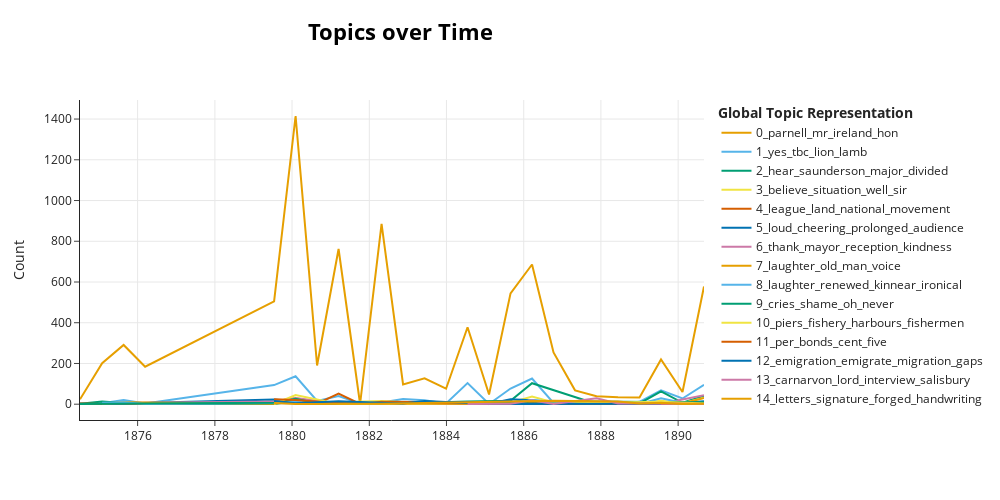

Notebook cell for this chart:
### Markdown cell above
### Topics over Time

### Code cell
model_time = bertopic_time(topic_model_df, model_data)
model_time

### Figure 1 — Plotly figure (JSON) as saved in the notebook; plotly's stock layout.template omitted (floating-point values rounded to 4 significant figures)
{"data": [{"hoverinfo": "text", "hovertext": ["<b>Topic 0</b><br>Words: chair, interval, stewart, sheriff, parnell", "<b>Topic 0</b><br>Words: parnell, mr, militia, meath, whether", "<b>Topic 0</b><br>Words: parnell, mr, whether, condon, meath", "<b>Topic 0</b><br>Words: parnell, mr, prisoners, adjournment, whiskey", "<b>Topic 0</b><br>Words: landlords, land, parnell, famine, tenants", "<b>Topic 0</b><br>Words: parnell, mr, ireland, county, land", "<b>Topic 0</b><br>Words: parnell, mr, estimates, hon, government", "<b>Topic 0</b><br>Words: tenants, rent, land, tenant, court", "<b>Topic 0</b><br>Words: gladstone, parnell, mr, ireland, hon", "<b>Topic 0</b><br>Words: parnell, mr, hon, learned, person", "<b>Topic 0</b><br>Words: improvements, rent, tenants, tenant, landlord", "<b>Topic 0</b><br>Words: act, parnell, mr, franchise, coercion", "<b>Topic 0</b><br>Words: democracy, constitutional, settled, present, land", "<b>Topic 0</b><br>Words: labourer, parnell, shall, secure, farmer", "<b>Topic 0</b><br>Words: underlined, hear, shall, parliament, claim", "<b>Topic 0</b><br>Words: shea, lynch, mr, captain, galway", "<b>Topic 0</b><br>Words: ulster, gentleman, right, hon, protestants", "<b>Topic 0</b><br>Words: jury, hon, tenants, coercion, gentleman", "<b>Topic 0</b><br>Words: rents, hon, gentleman, revision, liberal", "<b>Topic 0</b><br>Words: campaign, rome, plan, disastrous, renewed", "<b>Topic 0</b><br>Words: boycotting, learned, speech, advocating, gentleman", "<b>Topic 0</b><br>Words: empire, great, platform, ireland, without", "<b>Topic 0</b><br>Words: prisoners, ireland, political, tenants, prison", "<b>Topic 0</b><br>Words: right, local, gentleman, munster, connaught", "<b>Topic 0</b><br>Words: parnell, mr, question, ireland, irish"], "marker": {"color": "#E69F00"}, "mode": "lines", "name": "0_parnell_mr_ireland_hon", "type": "scatter", "x": ["1874-07-04T21:34:33.600000", "1875-01-30T08:48:00", "1875-08-21T17:36:00", "1876-03-12T02:24:00", "1879-07-15T07:12:00", "1880-02-03T16:00:00", "1880-08-25T00:48:00", "1881-03-16T09:36:00", "1881-10-05T18:24:00", "1882-04-27T03:12:00", "1882-11-16T12:00:00", "1883-06-07T20:48:00", "1883-12-28T05:36:00", "1884-07-18T14:24:00", "1885-02-06T23:12:00", "1885-08-29T08:00:00", "1886-03-20T16:48:00", "1886-10-10T01:36:00", "1887-05-01T10:24:00", "1887-11-20T19:12:00", "1888-06-11T04:00:00", "1888-12-31T12:48:00", "1889-07-22T21:36:00", "1890-02-11T06:24:00", "1890-09-02T15:12:00"], "y": [24, 201, 291, 184, 505, 1415, 190, 762, 1, 885, 97, 127, 76, 378, 48, 544, 686, 254, 68, 39, 34, 33, 220, 60, 578]}, {"hoverinfo": "text", "hovertext": ["<b>Topic 1</b><br>Words: yes, tbc, lion, lamb, uproar", "<b>Topic 1</b><br>Words: yes, tbc, lion, lamb, uproar", "<b>Topic 1</b><br>Words: yes, tbc, lion, lamb, uproar", "<b>Topic 1</b><br>Words: yes, tbc, lion, lamb, uproar", "<b>Topic 1</b><br>Words: tbc, yes, lion, lamb, uproar", "<b>Topic 1</b><br>Words: yes, tbc, lion, lamb, uproar", "<b>Topic 1</b><br>Words: uproar, sure, yes, tbc, lion", "<b>Topic 1</b><br>Words: yes, tbc, lion, lamb, uproar", "<b>Topic 1</b><br>Words: yes, tbc, lion, lamb, uproar", "<b>Topic 1</b><br>Words: yes, tbc, lion, lamb, uproar", "<b>Topic 1</b><br>Words: yes, tbc, lion, lamb, uproar", "<b>Topic 1</b><br>Words: yes, tbc, lion, lamb, uproar", "<b>Topic 1</b><br>Words: yes, tbc, lion, lamb, uproar", "<b>Topic 1</b><br>Words: yes, tbc, lion, lamb, uproar", "<b>Topic 1</b><br>Words: yes, tbc, lion, lamb, uproar", "<b>Topic 1</b><br>Words: lion, lamb, yes, certainly, tbc", "<b>Topic 1</b><br>Words: yes, tbc, lion, lamb, uproar", "<b>Topic 1</b><br>Words: still, yes, tbc, lion, lamb", "<b>Topic 1</b><br>Words: yes, tbc, lion, lamb, uproar", "<b>Topic 1</b><br>Words: yes, tbc, lion, lamb, uproar", "<b>Topic 1</b><br>Words: yes, tbc, lion, lamb, uproar", "<b>Topic 1</b><br>Words: yes, tbc, lion, lamb, uproar", "<b>Topic 1</b><br>Words: justly, yes, tbc, lion, lamb", "<b>Topic 1</b><br>Words: yes, tbc, lion, lamb, uproar", "<b>Topic 1</b><br>Words: yes, notice, tbc, lion, lamb"], "marker": {"color": "#56B4E9"}, "mode": "lines", "name": "1_yes_tbc_lion_lamb", "type": "scatter", "x": ["1874-07-04T21:34:33.600000", "1875-01-30T08:48:00", "1875-08-21T17:36:00", "1876-03-12T02:24:00", "1879-07-15T07:12:00", "1880-02-03T16:00:00", "1880-08-25T00:48:00", "1881-03-16T09:36:00", "1881-10-05T18:24:00", "1882-04-27T03:12:00", "1882-11-16T12:00:00", "1883-06-07T20:48:00", "1883-12-28T05:36:00", "1884-07-18T14:24:00", "1885-02-06T23:12:00", "1885-08-29T08:00:00", "1886-03-20T16:48:00", "1886-10-10T01:36:00", "1887-05-01T10:24:00", "1887-11-20T19:12:00", "1888-06-11T04:00:00", "1888-12-31T12:48:00", "1889-07-22T21:36:00", "1890-02-11T06:24:00", "1890-09-02T15:12:00"], "y": [5, 5, 20, 3, 94, 137, 16, 40, 3, 8, 26, 19, 4, 104, 1, 77, 126, 6, 9, 1, 1, 12, 68, 28, 95]}, {"hoverinfo": "text", "hovertext": ["<b>Topic 2</b><br>Words: hear, saunderson, major, divided, ship", "<b>Topic 2</b><br>Words: hear, saunderson, major, divided, ship", "<b>Topic 2</b><br>Words: hear, saunderson, major, divided, ship", "<b>Topic 2</b><br>Words: hear, saunderson, major, divided, ship", "<b>Topic 2</b><br>Words: hear, great, saunderson, major, divided", "<b>Topic 2</b><br>Words: hear, voice, saunderson, major, divided", "<b>Topic 2</b><br>Words: hear, saunderson, major, divided, ship", "<b>Topic 2</b><br>Words: hear, divided, let, saunderson, major", "<b>Topic 2</b><br>Words: hear, saunderson, major, divided, ship", "<b>Topic 2</b><br>Words: hear, saunderson, major, divided, ship", "<b>Topic 2</b><br>Words: hear, saunderson, major, divided, ship", "<b>Topic 2</b><br>Words: hear, saunderson, major, divided, ship", "<b>Topic 2</b><br>Words: hear, saunderson, major, divided, ship", "<b>Topic 2</b><br>Words: hear, saunderson, major, divided, ship", "<b>Topic 2</b><br>Words: hear, saunderson, major, divided, ship", "<b>Topic 2</b><br>Words: hear, saunderson, major, divided, ship", "<b>Topic 2</b><br>Words: hear, saunderson, major, divided, ship", "<b>Topic 2</b><br>Words: hear, ship, predict, build, venture"], "marker": {"color": "#009E73"}, "mode": "lines", "name": "2_hear_saunderson_major_divided", "type": "scatter", "x": ["1874-07-04T21:34:33.600000", "1875-01-30T08:48:00", "1875-08-21T17:36:00", "1876-03-12T02:24:00", "1879-07-15T07:12:00", "1880-02-03T16:00:00", "1880-08-25T00:48:00", "1881-03-16T09:36:00", "1882-11-16T12:00:00", "1883-06-07T20:48:00", "1884-07-18T14:24:00", "1885-08-29T08:00:00", "1886-03-20T16:48:00", "1887-11-20T19:12:00", "1888-12-31T12:48:00", "1889-07-22T21:36:00", "1890-02-11T06:24:00", "1890-09-02T15:12:00"], "y": [2, 13, 6, 1, 1, 16, 1, 6, 11, 7, 13, 17, 103, 1, 4, 63, 7, 41]}, {"hoverinfo": "text", "hovertext": ["<b>Topic 3</b><br>Words: record, particular, nothing, believe, situation", "<b>Topic 3</b><br>Words: mistaken, conquer, patient, faces, waited", "<b>Topic 3</b><br>Words: wasted, contrary, fact, believe, situation", "<b>Topic 3</b><br>Words: results, apiece, explaining, want, mistaken", "<b>Topic 3</b><br>Words: situation, misunderstood, please, untrue, absurdity", "<b>Topic 3</b><br>Words: yet, told, believe, situation, well", "<b>Topic 3</b><br>Words: telling, along, summing, let, brief", "<b>Topic 3</b><br>Words: results, div, statement, sir, preserved", "<b>Topic 3</b><br>Words: patient, win, thoughts, occurred, shall", "<b>Topic 3</b><br>Words: sir, absurd, another, point, well", "<b>Topic 3</b><br>Words: sir, ignorant, deny, facts, venture", "<b>Topic 3</b><br>Words: endorse, statement, therefore, entitled, little", "<b>Topic 3</b><br>Words: facts, accomplished, inaccurate, deprecated, apologise", "<b>Topic 3</b><br>Words: believe, well, denied, sir, mode", "<b>Topic 3</b><br>Words: phraseology, absurd, results, traced, eminently", "<b>Topic 3</b><br>Words: truth, examples, saying, already, well", "<b>Topic 3</b><br>Words: example, contradict, equality, wait, statements", "<b>Topic 3</b><br>Words: paris, went, amounts, thoughts, twice", "<b>Topic 3</b><br>Words: tried, results, probably, way, yet", "<b>Topic 3</b><br>Words: proof, example, boundless, offered, humbly", "<b>Topic 3</b><br>Words: situation, whip, defeated, remember, sent", "<b>Topic 3</b><br>Words: misled, interpretation, statement, satisfactory, sensible"], "marker": {"color": "#F0E442"}, "mode": "lines", "name": "3_believe_situation_well_sir", "type": "scatter", "x": ["1875-01-30T08:48:00", "1875-08-21T17:36:00", "1876-03-12T02:24:00", "1879-07-15T07:12:00", "1880-02-03T16:00:00", "1880-08-25T00:48:00", "1881-03-16T09:36:00", "1882-04-27T03:12:00", "1883-06-07T20:48:00", "1883-12-28T05:36:00", "1884-07-18T14:24:00", "1885-02-06T23:12:00", "1885-08-29T08:00:00", "1886-03-20T16:48:00", "1886-10-10T01:36:00", "1887-05-01T10:24:00", "1887-11-20T19:12:00", "1888-06-11T04:00:00", "1888-12-31T12:48:00", "1889-07-22T21:36:00", "1890-02-11T06:24:00", "1890-09-02T15:12:00"], "y": [1, 10, 2, 13, 31, 1, 9, 16, 5, 5, 4, 3, 7, 38, 9, 2, 6, 4, 3, 17, 5, 32]}, {"hoverinfo": "text", "hovertext": ["<b>Topic 4</b><br>Words: league, identifying, pleasure, seconding, rule", "<b>Topic 4</b><br>Words: taylor, contested, colonel, march, request", "<b>Topic 4</b><br>Words: league, land, national, received, disbursed", "<b>Topic 4</b><br>Words: league, land, national, programme, dollars", "<b>Topic 4</b><br>Words: league, halt, unmistakeably, owners, contemplate", "<b>Topic 4</b><br>Words: league, land, national, organisation, movement", "<b>Topic 4</b><br>Words: perfidious, disbanded, unrelenting, volunteers, league", "<b>Topic 4</b><br>Words: league, land, movement, national, organisation", "<b>Topic 4</b><br>Words: league, movement, national, land, formed", "<b>Topic 4</b><br>Words: unmindful, league, craze, cheapest, desert", "<b>Topic 4</b><br>Words: league, history, consecrated, land, town", "<b>Topic 4</b><br>Words: league, collins, underlined, president, land", "<b>Topic 4</b><br>Words: league, movement, banded, detractors, national", "<b>Topic 4</b><br>Words: league, national, branch, spot, pressure", "<b>Topic 4</b><br>Words: league, national, dissolved, alleged, became", "<b>Topic 4</b><br>Words: league, land, inquiry, attorney, proceedings", "<b>Topic 4</b><br>Words: registration, branch, central, decide, league", "<b>Topic 4</b><br>Words: league, neutral, national, successor, branch"], "marker": {"color": "#D55E00"}, "mode": "lines", "name": "4_league_land_national_movement", "type": "scatter", "x": ["1874-07-04T21:34:33.600000", "1875-01-30T08:48:00", "1879-07-15T07:12:00", "1880-02-03T16:00:00", "1880-08-25T00:48:00", "1881-03-16T09:36:00", "1881-10-05T18:24:00", "1882-04-27T03:12:00", "1883-06-07T20:48:00", "1883-12-28T05:36:00", "1884-07-18T14:24:00", "1885-02-06T23:12:00", "1885-08-29T08:00:00", "1886-10-10T01:36:00", "1887-11-20T19:12:00", "1888-06-11T04:00:00", "1890-02-11T06:24:00", "1890-09-02T15:12:00"], "y": [4, 1, 8, 27, 3, 52, 1, 12, 11, 4, 5, 6, 5, 6, 7, 11, 1, 7]}, {"hoverinfo": "text", "hovertext": ["<b>Topic 5</b><br>Words: loud, cheering, barrels, joking, casks", "<b>Topic 5</b><br>Words: loud, rested, assertion, cheering, shortly", "<b>Topic 5</b><br>Words: loud, cheering, continued, cheered, prolonged", "<b>Topic 5</b><br>Words: loud, cheering, exhaust, congress, prolonged", "<b>Topic 5</b><br>Words: loud, cheering, erin, prolonged, green", "<b>Topic 5</b><br>Words: loud, cheering, ayes, weapons, nearer", "<b>Topic 5</b><br>Words: loud, cheering, prolonged, audience, cheered", "<b>Topic 5</b><br>Words: loud, cheering, audience, masse, en", "<b>Topic 5</b><br>Words: loud, prolonged, cheering, underlined, hear", "<b>Topic 5</b><br>Words: loud, prolonged, hooting, cheering, handkerchiefs", "<b>Topic 5</b><br>Words: loud, cheering, continued, prolonged, renewed", "<b>Topic 5</b><br>Words: loud, cheering, prolonged, audience, cheered", "<b>Topic 5</b><br>Words: loud, cheering, prolonged, audience, cheered", "<b>Topic 5</b><br>Words: loud, prolonged, cheering, audience, cheered", "<b>Topic 5</b><br>Words: loud, modify, prolonged, justified, let", "<b>Topic 5</b><br>Words: loud, cheering, prolonged, audience, cheered", "<b>Topic 5</b><br>Words: loud, cheering, prolonged, scotched, snake"], "marker": {"color": "#0072B2"}, "mode": "lines", "name": "5_loud_cheering_prolonged_audience", "type": "scatter", "x": ["1875-01-30T08:48:00", "1875-08-21T17:36:00", "1879-07-15T07:12:00", "1880-02-03T16:00:00", "1880-08-25T00:48:00", "1881-03-16T09:36:00", "1883-06-07T20:48:00", "1884-07-18T14:24:00", "1885-02-06T23:12:00", "1885-08-29T08:00:00", "1886-03-20T16:48:00", "1887-05-01T10:24:00", "1887-11-20T19:12:00", "1888-12-31T12:48:00", "1889-07-22T21:36:00", "1890-02-11T06:24:00", "1890-09-02T15:12:00"], "y": [2, 4, 23, 13, 2, 6, 4, 11, 2, 24, 19, 1, 1, 2, 6, 6, 15]}, {"hoverinfo": "text", "hovertext": ["<b>Topic 6</b><br>Words: hyde, thousand, manifested, joy, persons", "<b>Topic 6</b><br>Words: thanked, reception, warm, mayor, subscribed", "<b>Topic 6</b><br>Words: kindness, trespassed, heartiest, attention, feeble", "<b>Topic 6</b><br>Words: thank, kindness, mayor, reception, honour", "<b>Topic 6</b><br>Words: thank, apologise, thanked, demonstration, appreciate", "<b>Topic 6</b><br>Words: moving, thanks, mayor, worthily, pleasing", "<b>Topic 6</b><br>Words: honoured, showered, praise, vain, exceptional", "<b>Topic 6</b><br>Words: mayor, lord, pleasure, drink, acquaintance", "<b>Topic 6</b><br>Words: toast, mayor, health, indebted, feel", "<b>Topic 6</b><br>Words: charleville, thank, welcome, lined, lane", "<b>Topic 6</b><br>Words: tour, massachusetts, warmest, patience, listened", "<b>Topic 6</b><br>Words: mayor, inviting, illustrious, toast, ladies", "<b>Topic 6</b><br>Words: appreciated, deeply, kindnesses, remembered, liberties", "<b>Topic 6</b><br>Words: deem, slight, worth, honour, importance", "<b>Topic 6</b><br>Words: demonstration, reception, magnificent, delight, arranging", "<b>Topic 6</b><br>Words: reception, thank, nottingham, cherish, rank", "<b>Topic 6</b><br>Words: thank, reception, honour, mayor, magnificent"], "marker": {"color": "#CC79A7"}, "mode": "lines", "name": "6_thank_mayor_reception_kindness", "type": "scatter", "x": ["1875-01-30T08:48:00", "1875-08-21T17:36:00", "1879-07-15T07:12:00", "1880-02-03T16:00:00", "1881-03-16T09:36:00", "1882-04-27T03:12:00", "1882-11-16T12:00:00", "1883-06-07T20:48:00", "1883-12-28T05:36:00", "1884-07-18T14:24:00", "1885-02-06T23:12:00", "1885-08-29T08:00:00", "1887-05-01T10:24:00", "1887-11-20T19:12:00", "1888-12-31T12:48:00", "1889-07-22T21:36:00", "1890-09-02T15:12:00"], "y": [2, 6, 13, 30, 4, 3, 2, 8, 5, 3, 2, 4, 1, 1, 3, 2, 44]}, {"hoverinfo": "text", "hovertext": ["<b>Topic 7</b><br>Words: outright, laughed, killed, crushed, laughter", "<b>Topic 7</b><br>Words: laughter, fire, loaf, kentish, bread", "<b>Topic 7</b><br>Words: manchester, laughter, laugh, young, business", "<b>Topic 7</b><br>Words: laughter, humorously, titled, alabama, sarcastic", "<b>Topic 7</b><br>Words: laughter, sixteen, voice, york, dismisses", "<b>Topic 7</b><br>Words: thanks, settle, laughter, voice, make", "<b>Topic 7</b><br>Words: laughter, volcano, pouch, buckshot, sergeant", "<b>Topic 7</b><br>Words: laughter, nobody, fabries, wearing, manufactured", "<b>Topic 7</b><br>Words: wonder, laughter, chosen, often, leader", "<b>Topic 7</b><br>Words: laughter, distinguished, thrown, fact, lamented", "<b>Topic 7</b><br>Words: laughter, speaker, atlantic, lap, pawnoffice", "<b>Topic 7</b><br>Words: successors, choice, future, laughter, colleagues", "<b>Topic 7</b><br>Words: laughter, plastered, healed, lion, underlined", "<b>Topic 7</b><br>Words: laughter, quarrels, happens, defeated, generally", "<b>Topic 7</b><br>Words: walk, itinerant, drum, circus, beats", "<b>Topic 7</b><br>Words: presise, corroboration, 2nd, dwyer, september", "<b>Topic 7</b><br>Words: laughter, unearthing, councillor, amateurs, mess", "<b>Topic 7</b><br>Words: laughter, 40s, except, ponsonby, contemptible", "<b>Topic 7</b><br>Words: laughter, surprise, whip, usefully, sarcasms", "<b>Topic 7</b><br>Words: laughter, rogues, old, amiable, grand"], "marker": {"color": "#E69F00"}, "mode": "lines", "name": "7_laughter_old_man_voice", "type": "scatter", "x": ["1875-01-30T08:48:00", "1875-08-21T17:36:00", "1876-03-12T02:24:00", "1879-07-15T07:12:00", "1880-02-03T16:00:00", "1880-08-25T00:48:00", "1881-03-16T09:36:00", "1882-04-27T03:12:00", "1882-11-16T12:00:00", "1883-06-07T20:48:00", "1884-07-18T14:24:00", "1885-02-06T23:12:00", "1885-08-29T08:00:00", "1886-03-20T16:48:00", "1886-10-10T01:36:00", "1887-11-20T19:12:00", "1888-12-31T12:48:00", "1889-07-22T21:36:00", "1890-02-11T06:24:00", "1890-09-02T15:12:00"], "y": [2, 9, 8, 2, 19, 1, 11, 2, 1, 10, 3, 1, 4, 19, 1, 1, 2, 2, 3, 30]}, {"hoverinfo": "text", "hovertext": ["<b>Topic 8</b><br>Words: laughter, laugh, renewed, kinnear, ironical", "<b>Topic 8</b><br>Words: laughter, beat, heard, life, ever", "<b>Topic 8</b><br>Words: laughter, renewed, kinnear, ironical, loud", "<b>Topic 8</b><br>Words: laughter, renewed, great, kinnear, ironical", "<b>Topic 8</b><br>Words: laughter, expectations, jew, thunderous, stupid", "<b>Topic 8</b><br>Words: laughter, hard, want, thing, ask", "<b>Topic 8</b><br>Words: laughter, kinnear, dr, obliged, says", "<b>Topic 8</b><br>Words: noes, laughter, think, renewed, kinnear", "<b>Topic 8</b><br>Words: laughter, renewed, kinnear, ironical, loud", "<b>Topic 8</b><br>Words: laughter, renewed, kinnear, ironical, loud", "<b>Topic 8</b><br>Words: laughter, congenial, accustomed, endeavouring, stone", "<b>Topic 8</b><br>Words: laughter, ironical, laugh, loud, renewed", "<b>Topic 8</b><br>Words: laughter, renewed, kinnear, ironical, loud", "<b>Topic 8</b><br>Words: laughter, renewed, kinnear, ironical, loud", "<b>Topic 8</b><br>Words: laughter, laugher, renewed, kinnear, ironical", "<b>Topic 8</b><br>Words: laughter, steadying, matrimony, loud, renewed", "<b>Topic 8</b><br>Words: laughter, loud, renewed, kinnear, ironical"], "marker": {"color": "#56B4E9"}, "mode": "lines", "name": "8_laughter_renewed_kinnear_ironical", "type": "scatter", "x": ["1875-01-30T08:48:00", "1875-08-21T17:36:00", "1876-03-12T02:24:00", "1879-07-15T07:12:00", "1880-02-03T16:00:00", "1880-08-25T00:48:00", "1881-03-16T09:36:00", "1882-04-27T03:12:00", "1883-06-07T20:48:00", "1884-07-18T14:24:00", "1885-08-29T08:00:00", "1886-03-20T16:48:00", "1887-05-01T10:24:00", "1888-12-31T12:48:00", "1889-07-22T21:36:00", "1890-02-11T06:24:00", "1890-09-02T15:12:00"], "y": [7, 9, 1, 6, 15, 1, 2, 1, 1, 5, 3, 20, 2, 1, 29, 7, 7]}, {"hoverinfo": "text", "hovertext": ["<b>Topic 9</b><br>Words: cries, loud, hear, shame, oh", "<b>Topic 9</b><br>Words: cries, order, shame, oh, never", "<b>Topic 9</b><br>Words: ashamed, defeat, cries, shame, oh", "<b>Topic 9</b><br>Words: cries, oh, murmurs, renewed, progress", "<b>Topic 9</b><br>Words: cries, veins, shame, boasting, oh", "<b>Topic 9</b><br>Words: cries, shame, bravo, yes, yells", "<b>Topic 9</b><br>Words: cries, shame, never, flinch, shouts", "<b>Topic 9</b><br>Words: cries, shame, raised, blinking, bravo", "<b>Topic 9</b><br>Words: cries, expedite, name, contrary, appeal", "<b>Topic 9</b><br>Words: believer, cry, cries, shame, oh", "<b>Topic 9</b><br>Words: cries, shame, oh, never, yes", "<b>Topic 9</b><br>Words: shame, cries, joyce, never, miles", "<b>Topic 9</b><br>Words: cries, shame, disgrace, oh, yes", "<b>Topic 9</b><br>Words: cries, shame, fit, forsooth, tire"], "marker": {"color": "#009E73"}, "mode": "lines", "name": "9_cries_shame_oh_never", "type": "scatter", "x": ["1874-07-04T21:34:33.600000", "1875-01-30T08:48:00", "1875-08-21T17:36:00", "1876-03-12T02:24:00", "1879-07-15T07:12:00", "1880-02-03T16:00:00", "1880-08-25T00:48:00", "1881-03-16T09:36:00", "1882-04-27T03:12:00", "1883-12-28T05:36:00", "1884-07-18T14:24:00", "1885-08-29T08:00:00", "1886-03-20T16:48:00", "1890-09-02T15:12:00"], "y": [1, 1, 1, 4, 7, 27, 5, 4, 3, 1, 4, 4, 15, 9]}, {"hoverinfo": "text", "hovertext": ["<b>Topic 10</b><br>Words: anticipates, eagerness, waves, flock, shores", "<b>Topic 10</b><br>Words: piers, fishery, harbours, fishermen, fisheries", "<b>Topic 10</b><br>Words: metal, burner, iridium, infusible, fuse", "<b>Topic 10</b><br>Words: bridges, burnt, boats, broke, urge", "<b>Topic 10</b><br>Words: fisheries, harbours, fishermen, slips, boat", "<b>Topic 10</b><br>Words: mariners, swimming, whirlpool, shipwrecked, overwhelmed", "<b>Topic 10</b><br>Words: harbour, fishery, pier, piers, harbours", "<b>Topic 10</b><br>Words: burn, boats, equipped, liked, piers"], "marker": {"color": "#F0E442"}, "mode": "lines", "name": "10_piers_fishery_harbours_fishermen", "type": "scatter", "x": ["1879-07-15T07:12:00", "1880-02-03T16:00:00", "1881-03-16T09:36:00", "1882-04-27T03:12:00", "1883-06-07T20:48:00", "1886-03-20T16:48:00", "1889-07-22T21:36:00", "1890-09-02T15:12:00"], "y": [1, 45, 1, 1, 2, 1, 12, 4]}, {"hoverinfo": "text", "hovertext": ["<b>Topic 11</b><br>Words: per, cent, bonds, five, principal", "<b>Topic 11</b><br>Words: bonds, per, cent, interest, annum", "<b>Topic 11</b><br>Words: per, annum, cent, five, bonds", "<b>Topic 11</b><br>Words: principal, interest, per, cent, year", "<b>Topic 11</b><br>Words: substantial, instalments, per, bonds, cent", "<b>Topic 11</b><br>Words: net, amount, likely, purchase, liberal", "<b>Topic 11</b><br>Words: annum, per, bonds, cent, five", "<b>Topic 11</b><br>Words: costs, originally, generous, offer, five", "<b>Topic 11</b><br>Words: cent, per, liberals, bonds, five", "<b>Topic 11</b><br>Words: nominal, compensation, given, one, per"], "marker": {"color": "#D55E00"}, "mode": "lines", "name": "11_per_bonds_cent_five", "type": "scatter", "x": ["1879-07-15T07:12:00", "1880-02-03T16:00:00", "1881-03-16T09:36:00", "1882-11-16T12:00:00", "1883-12-28T05:36:00", "1885-08-29T08:00:00", "1886-03-20T16:48:00", "1886-10-10T01:36:00", "1890-02-11T06:24:00", "1890-09-02T15:12:00"], "y": [24, 21, 6, 4, 1, 1, 1, 1, 2, 1]}, {"hoverinfo": "text", "hovertext": ["<b>Topic 12</b><br>Words: emigration, emigrate, gaps, filled, stricken", "<b>Topic 12</b><br>Words: emigration, pauperism, freeing, abbey, immigration", "<b>Topic 12</b><br>Words: emigration, scheme, migration, gigantic, small", "<b>Topic 12</b><br>Words: emigration, families, emigrates, emigrate, fallacy", "<b>Topic 12</b><br>Words: emigration, parley, emigrationists, tried, untold", "<b>Topic 12</b><br>Words: recuperative, diminishing, decade, emigrate, find", "<b>Topic 12</b><br>Words: impoverished, district, especially, emigration, emigrate", "<b>Topic 12</b><br>Words: company, migration, accusing, engineering, reminds"], "marker": {"color": "#0072B2"}, "mode": "lines", "name": "12_emigration_emigrate_migration_gaps", "type": "scatter", "x": ["1879-07-15T07:12:00", "1880-02-03T16:00:00", "1881-03-16T09:36:00", "1882-11-16T12:00:00", "1883-06-07T20:48:00", "1885-02-06T23:12:00", "1885-08-29T08:00:00", "1889-07-22T21:36:00"], "y": [16, 5, 14, 4, 16, 1, 1, 2]}, {"hoverinfo": "text", "hovertext": ["<b>Topic 13</b><br>Words: james, reign, carnarvon, lord, interview", "<b>Topic 13</b><br>Words: brodrick, carnarvon, christian, intimidate, ruler", "<b>Topic 13</b><br>Words: carnarvon, lord, cabinet, interview, denied", "<b>Topic 13</b><br>Words: carnarvon, lord, newport, uselessness, salisbury", "<b>Topic 13</b><br>Words: carnarvon, lord, interview, salisbury, gray", "<b>Topic 13</b><br>Words: carnarvon, newport, chieftain, empty, lord", "<b>Topic 13</b><br>Words: carnarvon, lord, salisbury, substantiated, confirmed", "<b>Topic 13</b><br>Words: salisbury, back, lord, laughter, carnarvon"], "marker": {"color": "#CC79A7"}, "mode": "lines", "name": "13_carnarvon_lord_interview_salisbury", "type": "scatter", "x": ["1884-07-18T14:24:00", "1885-08-29T08:00:00", "1886-03-20T16:48:00", "1886-10-10T01:36:00", "1887-11-20T19:12:00", "1888-06-11T04:00:00", "1888-12-31T12:48:00", "1890-09-02T15:12:00"], "y": [1, 2, 19, 1, 29, 3, 3, 1]}, {"hoverinfo": "text", "hovertext": ["<b>Topic 14</b><br>Words: letters, threatening, deservers, prevalent, numberless", "<b>Topic 14</b><br>Words: followed, advice, letter, almost, glad", "<b>Topic 14</b><br>Words: note, scribbled, hastily, dark, observations", "<b>Topic 14</b><br>Words: letters, exhaustive, intricate, apology, printed", "<b>Topic 14</b><br>Words: threatening, letters, posting, signature, tradesmen", "<b>Topic 14</b><br>Words: signature, letters, letter, written, handwriting", "<b>Topic 14</b><br>Words: letters, forged, handwriting, campbell, signature", "<b>Topic 14</b><br>Words: letters, disprove, forgeries, fifty, stigma", "<b>Topic 14</b><br>Words: letters, forged, assassin, written, agents", "<b>Topic 14</b><br>Words: notorious, letters, open, government, signature", "<b>Topic 14</b><br>Words: statute, book, letters, wrote, things"], "marker": {"color": "#E69F00"}, "mode": "lines", "name": "14_letters_signature_forged_handwriting", "type": "scatter", "x": ["1879-07-15T07:12:00", "1880-02-03T16:00:00", "1880-08-25T00:48:00", "1881-03-16T09:36:00", "1882-04-27T03:12:00", "1886-10-10T01:36:00", "1888-06-11T04:00:00", "1888-12-31T12:48:00", "1889-07-22T21:36:00", "1890-02-11T06:24:00", "1890-09-02T15:12:00"], "y": [6, 1, 1, 2, 2, 17, 13, 4, 7, 1, 2]}], "layout": {"height": 500, "hoverlabel": {"bgcolor": "white", "font": {"family": "Rockwell", "size": 16}}, "legend": {"title": {"text": "<b>Global Topic Representation"}}, "title": {"font": {"color": "Black", "size": 22}, "text": "<b>Topics over Time</b>", "x": 0.4, "xanchor": "center", "y": 0.95, "yanchor": "top"}, "width": 1000, "xaxis": {"showgrid": true}, "yaxis": {"showgrid": true, "title": {"text": "Count"}}}}
